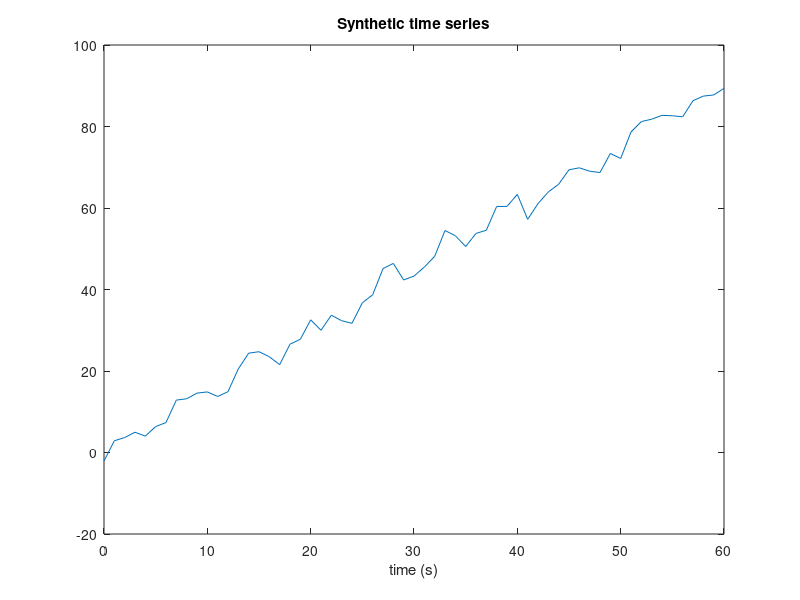

MATLAB code to generate this figure: (Note: this script raises an error after producing the figure.)
t = 0:60;
y = 1.5*t + 1.5*sin(t) + 1.5*randn(1,61);

figure(1)
plot(t,y)
title('Synthetic time series')
xlabel('time (s)')

data = readtable('co2_mm_mlo.csv', VariableNamingRule='modify');
t = data.decimalDate;
co2 = data.average;

figure(2)
plot(t, co2)
title('Measured CO2 monthly averages in Mauna Loa, Hawaii')
xlabel('year')
ylabel('CO2 mole fraction (ppm)')
axis tight
